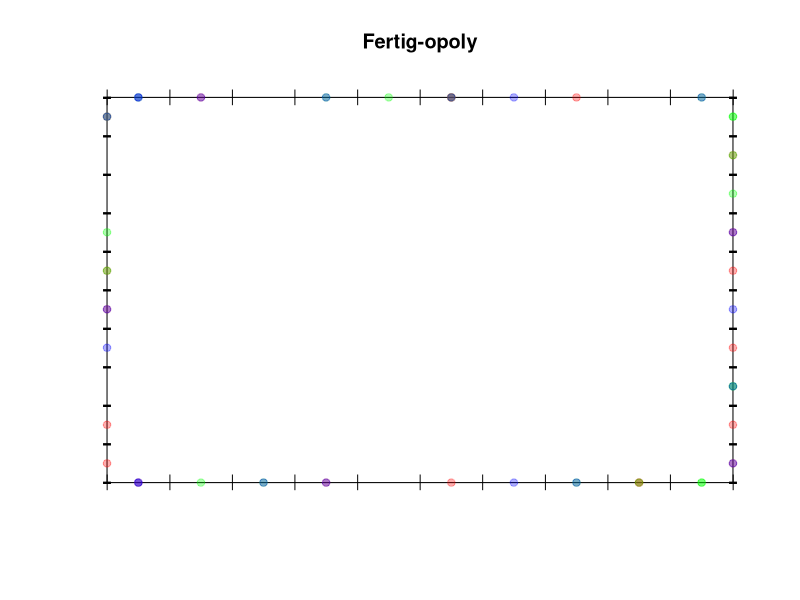
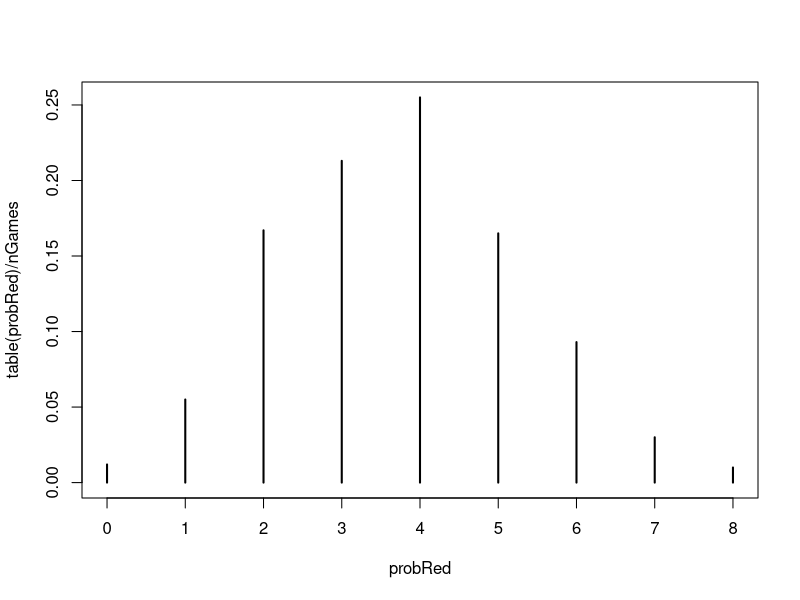

The R source for these figures, in order:
# this function creates the template board
createBoard <- function() {
  plot(c(0,10),c(0,10), col='white',
       xlab='', ylab ='', axes=F)
  segments(0,0,10,0)
  segments(0,0,0,10)
  segments(10,0,10,10)
  segments(0,10,10,10)
  points(0:10,rep(0,11), pch='|')
  points(0:10,rep(10,11), pch='|')
  points(rep(0,11),0:10, pch='-', cex=2)
  points(rep(10,11),0:10, pch='-', cex=2)
  title('Fertig-opoly')
}

numberOfRolls <- function(n) {
  sum(sapply(1:n,diceRoll)) %% 40
}

positionOnBoard <- function(n) {
  position <- c(0,0)
  if (floor(n / 10) == 0) {
    position[1] <- (n - 0.5) %% 10
  } else if (floor(n / 10) == 1) {
    position[1] <- 10
    position[2] <- (n - 0.5) %% 10
  } else if (floor(n / 10) == 2) {
    position[2] <- 10
    position[1] <- 10 - ((n - 0.5) %% 10)
  } else {
    position[2] <- 10 - ((n - 0.5) %% 10)
  }
  return(position)
}

# this function rolls the dice
diceRoll <- function(...){
  return(sum(sample.int(6,2, replace=T)))
}

# test that dice roll matches computed probabilities
testDice <- function(n) {
  plot(table(sapply(1:n, diceRoll))/n)
  points(2:12,
         c(1/36,1/18,1/12,1/9,5/36,1/6,5/36,1/9,1/12,1/18,1/36),
         col='red')
}

simulateGame <- function(n, piece='red') {
  x <- 0
  trackMoves <- rep(0, n)
  for (i in 1:n) {
    x <- (x+ diceRoll()) %% 40
    trackMoves[i] <- x
    points(positionOnBoard(x)[1],
           positionOnBoard(x)[2], pch=19, col=piece)
  }
  return(trackMoves)
}

computeProbBySpace <- function(spaces, nMoves=50) {
  moves <- table(cumsum(sapply(1:nMoves,diceRoll)) %% 40)
  return(sum(moves[names(moves) %in% spaces]))
}

createBoard()
simulateGame(20,piece='#FF000050')
simulateGame(20,piece='#00FF0050')
simulateGame(20,piece='#0000FF50')

# compute likelihood of landing on reds in 50 moves
nGames <- 1000
nMoves <- 50
probRed <- rep(0, nGames)
spaces <- c(21,23,24)

for (i in 1:nGames) {
  probRed[i] <- computeProbBySpace(spaces, nMoves)
}
plot(table(probRed)/nGames)

mean(probRed) / nMoves
